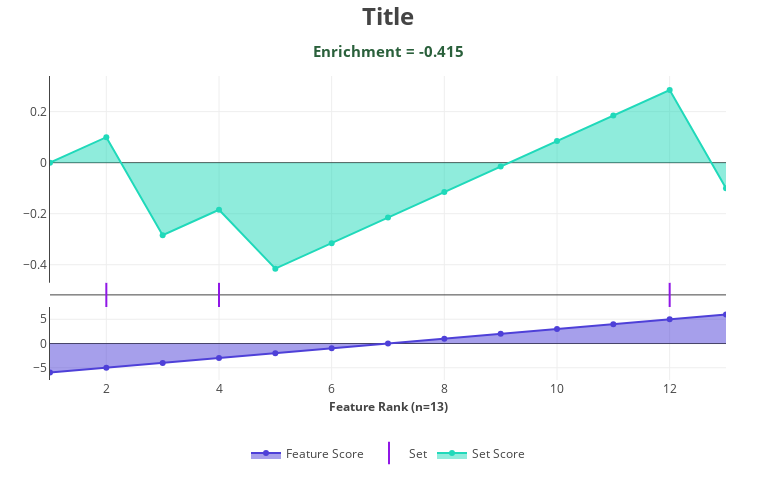

Here is the notebook cell this chart was saved with:
### Code cell
fe_, sc_, fe1_ = Kwat.feature_set_enrichment.make_benchmark("card 24Q")

Kwat.feature_set_enrichment.score_set(fe_, sc_, fe1_; title = "Title")

### Figure 1 — Plotly figure (JSON) as saved in the notebook; plotly's stock layout.template omitted (floating-point values rounded to 4 significant figures)
{"data": [{"fill": "tozeroy", "hoverinfo": "x+y+text", "line": {"color": "#4e40d8", "width": 2}, "name": "Feature Score", "text": ["A", "2", "3", "4", "5", "6", "7", "8", "9", "X", "J", "Q", "K"], "type": "scatter", "x": [1, 2, 3, 4, 5, 6, 7, 8, 9, 10, 11, 12, 13], "y": [-6, -5, -4, -3, -2, -1, 0, 1, 2, 3, 4, 5, 6]}, {"hoverinfo": "x+text", "marker": {"color": "#9017e6", "line": {"width": 2}, "size": 24.58, "symbol": "line-ns-open"}, "mode": "markers", "name": "Set", "text": ["2", "4", "Q"], "type": "scatter", "x": [2, 4, 12], "y": [0, 0, 0], "yaxis": "y2"}, {"fill": "tozeroy", "hoverinfo": "x+y+text", "line": {"color": "#20d9ba", "width": 2}, "name": "Set Score", "text": ["A", "2", "3", "4", "5", "6", "7", "8", "9", "X", "J", "Q", "K"], "type": "scatter", "x": [1, 2, 3, 4, 5, 6, 7, 8, 9, 10, 11, 12, 13], "y": [-8.327e-17, 0.1, -0.2846, -0.1846, -0.4154, -0.3154, -0.2154, -0.1154, -0.01538, 0.08462, 0.1846, 0.2846, -0.1], "yaxis": "y3"}], "layout": {"annotations": [{"font": {"size": 24}, "showarrow": false, "text": "<b>Title</b>", "x": 0.5, "xanchor": "center", "xref": "paper", "y": 1.2, "yanchor": "middle", "yref": "paper"}, {"showarrow": false, "text": "<b>Feature Rank (n=13)</b>", "x": 0.5, "xanchor": "center", "xref": "paper", "y": -0.088, "yanchor": "middle", "yref": "paper"}, {"font": {"color": "#2a603b", "size": 15.36}, "showarrow": false, "text": "<b>Enrichment = -0.415</b>", "x": 0.5, "xanchor": "center", "xref": "paper", "y": 1.08, "yanchor": "middle", "yref": "paper"}], "autosize": false, "height": 480, "legend": {"orientation": "h", "x": 0.5, "xanchor": "center", "y": -0.24, "yanchor": "middle"}, "margin": {"b": 50, "l": 50, "r": 50, "t": 76}, "width": 776.6, "xaxis": {"showspikes": true, "spikedash": "solid", "spikemode": "across", "spikethickness": 0.8, "zeroline": false}, "yaxis1": {"domain": [0, 0.24], "showline": true}, "yaxis2": {"domain": [0.24, 0.32], "showgrid": false, "showticklabels": false}, "yaxis3": {"domain": [0.32, 1], "showline": true}}}
